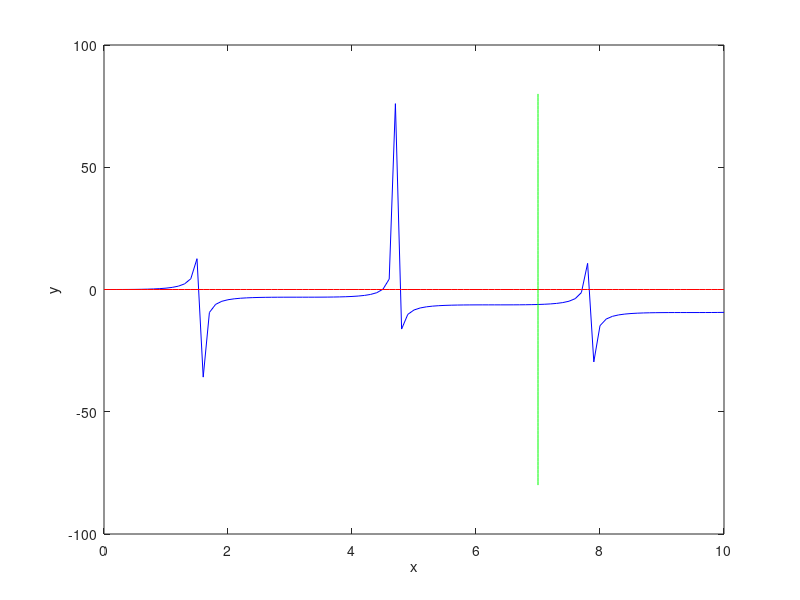

This chart was generated by the following MATLAB code: (Note: this script raises an error after producing the figure.)
% 16-811 Fall 2019
% Emma Benjaminson
% Assignment 2
% Problem 3
% References: Dawkins, Paul. "Section 4-13: Newton's Method." Paul's Online Notes.
% <http://tutorial.math.lamar.edu/Classes/CalcI/NewtonsMethod.aspx> Visited
% 09/19/2019.

%% 
clc ; clear all ; close all ; 

%% Plot function to understand how it looks
% plot tan(x) - x = fx just to see what it looks like
x = 0:0.1:10 ; 
y = tan(x) - x ; 
line = zeros(length(x),1) ; 
seven = 7*ones(length(x),1) ; 
yseven = linspace(-80,80,length(x)) ; 

f = figure(1) ; 
plot(x,y,'-b') ; 
hold on
plot(x,line,'-r'); 
hold on 
plot(seven,yseven,'-g');
hold on
xlabel('x') ; ylabel('y') ; 

%% Bisection and Newton's method implementations

% write a function that takes in a starting point x0 and looks for the
% solution that converges to k decimal places. It should return xf.

% we want one solution less than 7 and one solution greater than 7 such
% that there are no other solutions in between 

% looking at the plot from above, I can see that the roots for this
% function that meet these requirements should be around x0_low = 4.5 and
% x0_high = 7.5

eps = 0.1 ; % accuracy required from bisection
k = 3 ; % number of decimal places of convergence for Newton's method

% reference point
xref = 7 ; 

% 2 starting values
x0_low = 6; 
x0_high = 7; 

% x0 = [x0_low, x0_high] ; 
x0 = x0_high ; 

xf = zeros(2,1) ; 

for i = 1:length(x0)
    % use bisection to get into the region of convergence
    xf_bisection = bisection(x0(i),eps) ;

    % use Newton's method to refine answer
    format long
    xf_newton = newtonmethod(xf_bisection,k) ; 
    
    xf(i) = xf_newton ; 
end

xf

figure(f)
plot(xf(1),0,'om','MarkerSize',10,'MarkerFaceColor','m') ; 
hold on 
plot(xf(2),0,'om','MarkerSize',10,'MarkerFaceColor','m') ; 
hold off

% check values are very high because the roots are right near poles of the
% function, indicates I have found the roots correctly
check_low = fx(xf(1)) 

check_high = fx(xf(2))

%% Functions

function [xf,i] = newtonmethod(x0,k)
    xn = 0 ; 
    xn1 = x0 ; 
    
    eps = 5*10^(-(k+1)) ; 
    
    i = 0 ; 
    
    while abs(xn1 - xn) > eps
        xn = xn1 ;
        xn1 = xn - (fx(xn) / fpx(xn)) ; 
        i = i + 1 ; % i = # iterations
        check = abs(xn1 - xn) ; 
    end
    
    xf = xn1 ; 
end

function y = fx(x)
    y = tan(x) - x ; 
end

function y = fpx(x)
    y = (sec(x))^2 - 1 ; 
end

function xf = bisection(x0, eps)

    % pick bracket [a,b] s.t. a > 0 and b < 0 or a < 0 and b > 0 
    % initial bracket
    xa = x0 - 5  
    xb = x0 + 5  
    ya = fx(xa)  
    yb = fx(xb)  
    
    % if the brackets are the same sign, move them until a > 0 and b < 0 
    if ya < 0 && yb < 0 
        while yb < 0
            xb = xb - eps ; 
            yb = fx(xb) ; 
        end
    elseif yb > 0 && ya > 0 
        while ya > 0
            xa = xa + eps ; 
            ya = fx(xa) ; 
        end
    end

    while abs(xa - xb) > eps
          
        % calculate midpoint (a + b)/2
        xmid = (xa + xb) / 2  
        ymid = fx(xmid)  
        
        % assign midpoint to a or b depending on sign
        if ymid > 0 && ya > 0
            xa = xmid ; 
        elseif ymid > 0 && yb > 0 
            xb = xmid ; 
        elseif ymid < 0 && ya < 0
            xa = xmid ; 
        elseif ymid < 0 && yb < 0
            xb = xmid ; 
        end
        
    end
    
    xf = (xa + xb) / 2 ; 
end
